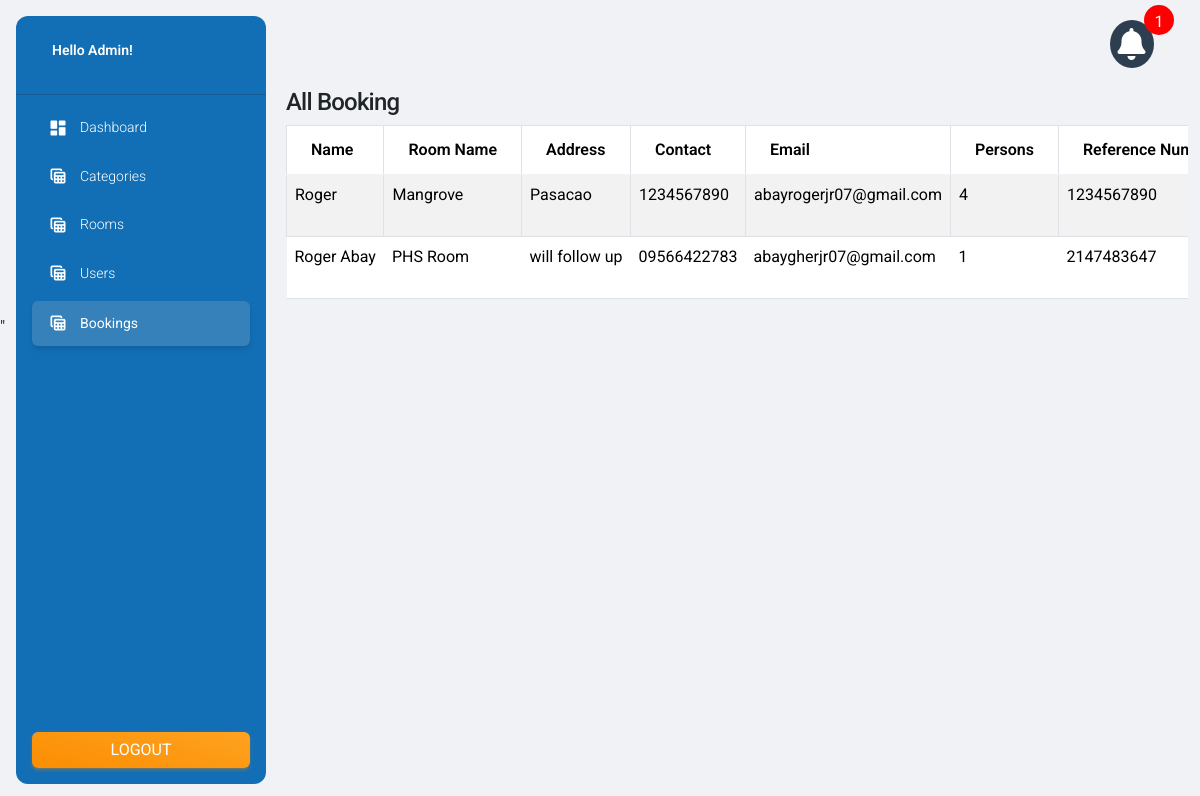
Page /Admin/bookings.php (signed in) on the committed database.
### tables this page shows
CREATE TABLE `booking` (
  `book_id` int(11) NOT NULL,
  `user_id` int(11) NOT NULL,
  `room_name` varchar(191) NOT NULL,
  `book_name` varchar(250) NOT NULL,
  `book_address` varchar(250) NOT NULL,
  `book_contact` varchar(250) NOT NULL,
  `book_email` varchar(250) NOT NULL,
  `book_persons` int(100) NOT NULL,
  `referenceNum` int(11) NOT NULL,
  `book_date` date NOT NULL,
  `book_checkout` date NOT NULL,
  `book_status` tinyint(2) NOT NULL DEFAULT current_timestamp(),
  `created_at` timestamp NOT NULL DEFAULT current_timestamp()
);

### functions/myfunctions.php (called while the page is built, shortened)
<?php
include('../config/dbcon.php');
function getAll($table)
{
    global $con;
    $query = "SELECT * FROM $table";
    return $query_run = mysqli_query($con, $query);
}
?>

### Admin/bookings.php (the view, shortened to what this page needs)
<?php
include('includes/header.php');
?>
<div class="container">
    <div class="row">
        <div class="col-md-12">
            <div class="card-header">
                <h4>All Booking</h4>
            </div>
            <div class="card-body" id="rooms_table">
                <div class="table-responsive">
                    <table class="table table-bordered table-striped">
                        <thead>
                            <tr>
                                <th>Name</th>
                                <th>Room Name</th>
                                <th>Address</th>
                                <th>Contact</th>
                                <th>Email</th>
                                <th>Persons</th>
                                <th>Reference Number</th>
                            </tr>
                        </thead>
                        <tbody>
                            <?php
                            $booking = getAll("booking");
                            if (mysqli_num_rows($booking) > 0) {
                                foreach ($booking as $item) {
                                    ?>
                                    <tr>
                                        <td><?= $item['book_name']; ?></td>
                                        <td><?= $item['room_name']; ?></td>
                                        <td><?= $item['book_address']; ?></td>
                                        <td><?= $item['book_contact']; ?></td>
                                        <td><?= $item['book_email']; ?></td>
                                        <td><?= $item['book_persons']; ?></td>
                                        <td><?= $item['referenceNum']; ?></td>
                                    </tr>
                                    <?php
                                }
                            } else {
                                echo "No records found";
                            }
                            ?>
                        </tbody>
                    </table>
                </div>
            </div>
        </div>
    </div>
</div>
<?php include('includes/footer.php'); ?>

### Admin/includes/navbar.php (style rules this page uses)
body { margin:0 !important; padding:0 !important; box-sizing: border-box; font-family: 'Roboto', sans-serif; }

### rows in the picture
booking: book_name "Roger", room_name "Mangrove", book_address "Pasacao", book_contact "1234567890", book_email "abayrogerjr07@gmail.com", book_persons "4", referenceNum "1234567890"
booking: book_name "Roger Abay", room_name "PHS Room", book_address "will follow up", book_contact "09566422783", book_email "abaygherjr07@gmail.com", book_persons "1", referenceNum "2147483647"

### other values in the picture
$count_active "1"
